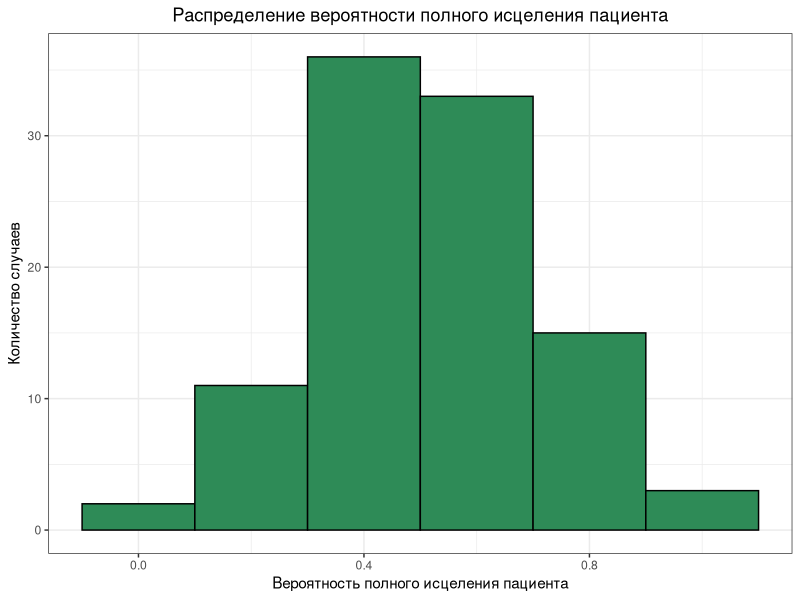
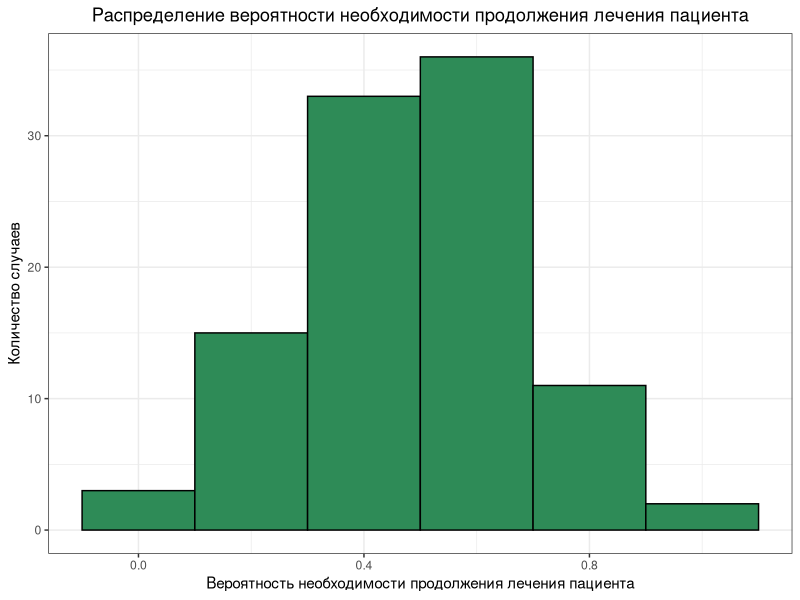

Generate these figures, in order, with R:
## ---- chunk 1
knitr::opts_chunk$set(echo = TRUE)

library(tidyverse)
library(flextable)
## ---- chunk 2

# события: 1 - произошло полное исцеление, 2 - полного исцеления не произошло
event <- c('Пациент вылечился', 'Пациенту требуется дальнейшее лечение') 

## ---- chunk 3

#задаем вероятности
pr1 <- 0.5 #вероятность события 1 - произошло полное исцеление
pr2 <- 1 - pr1 #вероятность события 2 - полного исцеления не произошло
Pr <- c(pr1, pr2)

# Задаем количество добровольцев 
n_patients <- 5 

# Генерируем одну выборку из наших событий из указанного числа добровольцев с учетом наших вероятностей
my_group_one_event <- sample (event, size = n_patients, replace = T, prob = Pr) 

print(my_group_one_event)

# Считаем вероятности наших событий исходя из данных эксперимента
p1 <- length(which(my_group_one_event == 'Пациент вылечился'))/(n_patients) 
p2 <- length(which(my_group_one_event == 'Пациенту требуется дальнейшее лечение'))/(n_patients)

print(c(p1, p2))

## ---- chunk 4

# Задаем количество добровольцев
n_patients <- 5

# Задаем количество повторений эксперимента
n_repeats <- 100

df_all_repeats <- data.frame(
  n_exp = rep(1:n_repeats, each = n_patients),
  ID =  rep(1:n_patients, n_repeats),
  cure = sample(event, size = n_patients*n_repeats, replace = T, prob = Pr)
)

## ---- chunk 5

theme_set(theme_bw())

#создаем датафрейм с вычисленными вероятностями каждого эксперимента
ndfg <- df_all_repeats %>% 
  group_by(n_exp) %>% 
  dplyr::summarise(p1 = (sum(cure == 'Пациент вылечился')/n_patients), p2 = (sum(cure == 'Пациенту требуется дальнейшее лечение')/n_patients) ) %>% 
  ungroup()

#генерируем графики распредления полученных вероятностей двух событий
ggplot(ndfg, aes(x = p1)) +
  geom_histogram(color = 'black', fill = 'seagreen', binwidth = 0.2) +
  labs(title = 'Распределение вероятности полного исцеления пациента',
       x = 'Вероятность полного исцеления пациента',
      y = 'Количество случаев')+
  theme(
    plot.title = element_text(hjust = 0.5)
  )

ggplot(ndfg, aes(x = p2)) +
  geom_histogram(color = 'black', fill = 'seagreen', binwidth = 0.2) +
  labs(title = 'Распределение вероятности необходимости продолжения лечения пациента',
       x = 'Вероятность необходимости продолжения лечения пациента',
      y = 'Количество случаев')+
  theme(
    plot.title = element_text(hjust = 0.5)
  )

## ---- chunk 6

#Оцениваем среднии вероятности двух событий, полученных в эксперименте
mean(ndfg$p1)
mean(ndfg$p2)

#Оцениваем стандартную ошибку при оценке вероятности
errorp1 <- sqrt(mean((ndfg$p1-pr1)^2))
errorp2 <- sqrt(mean((ndfg$p2-pr2)^2))

print(errorp1)

## ---- chunk 7
tibble(
  'Объем выборки' = c(5, 125, 500, 50000),
  'Увеличение объема выборки' = c('', 'в 25 раз', 'в 100 раз', 'в 10000 раз'),
  'Sd' = c('0,18', '0,04', '0,02', '0,002'),
  `Уменьшение Sd` = c('', 'в 4,5 раз', 'в 9 раз', 'в 90 раз')
) %>% 
  flextable() %>% 
  theme_box() %>% 
  bg(part = "header", bg = "moccasin") %>% 
  align(part = 'all', align = 'center') %>% 
  set_table_properties(layout = 'autofit', width = 0.6) %>% 
  set_caption('Зависимость ошибки оценки от объема выборки')

## ---- chunk 8
tibble(
  'Истинная вероятность \nсобытия' = c(0.1, 0.3, 0.5, 0.7, 0.9, 1),
  'Sd' = c(0.16, 0.19, 0.23, 0.21, 0.12, 0)
) %>% 
  flextable() %>% 
  theme_box() %>% 
  bg(part = "header", bg = "moccasin") %>% 
  align(part = 'all', align = 'center') %>% 
  set_table_properties(layout = 'autofit', width = 0.5) %>% 
  set_caption('Зависимость ошибки оценки от истинного значения заданной вероятности (объем выборки = 5)')
